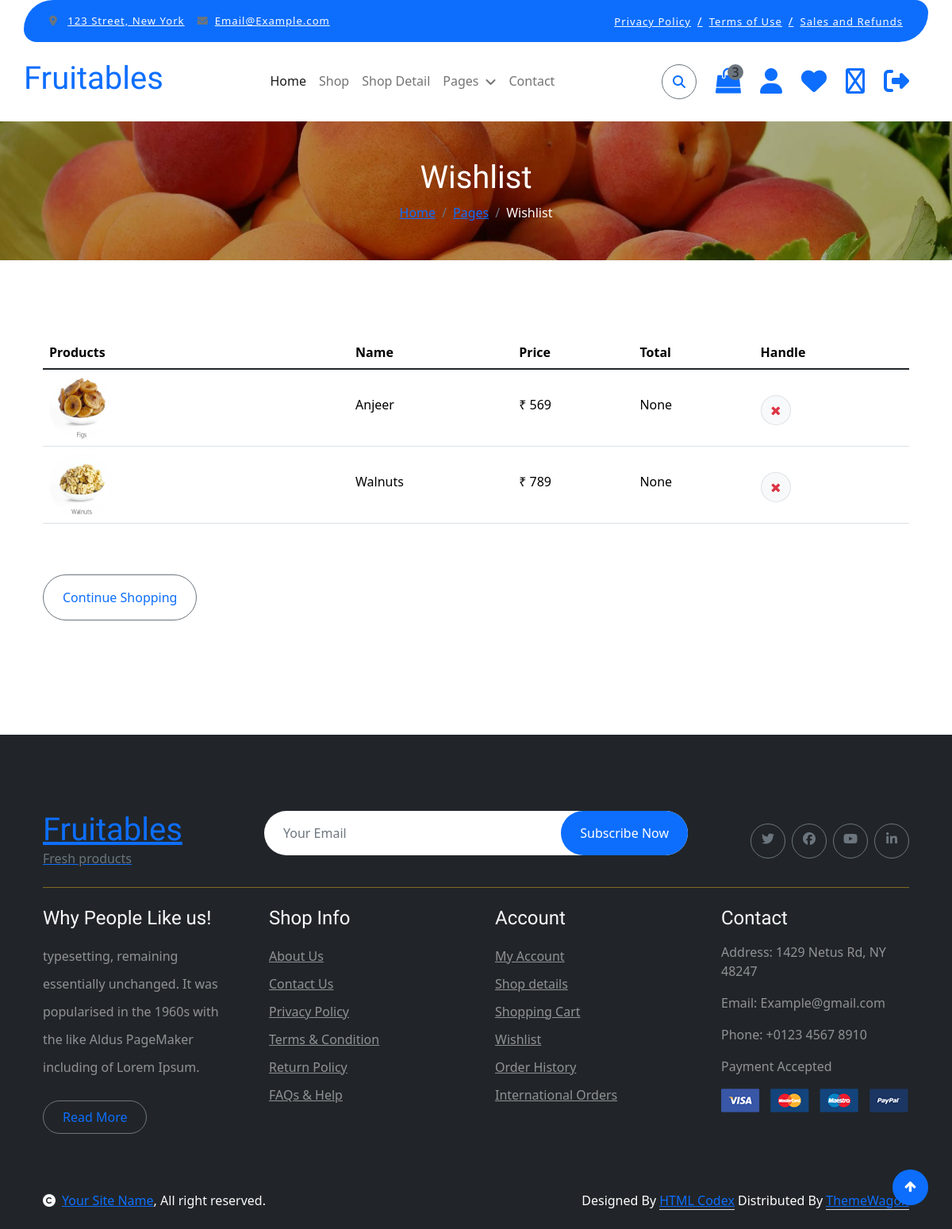
/show_wishlist (signed in), run on the app's committed database.
### myapp/models.py (models this page shows, shortened)
class Wishlist(models.Model):
    user_id=models.ForeignKey(Register,on_delete=models.CASCADE,blank=True,null=True)
    product_id = models.ForeignKey(Product,on_delete=models.CASCADE,blank=True,null=True)
    image=models.ImageField(upload_to="media",blank=True,null=True)
    name = models.CharField(max_length=30,blank=True,null=True)
    price=models.IntegerField(blank=True,null=True)
    total_price=models.IntegerField(blank=True,null=True)

### myapp/views.py (the view)
# urls.py: path('show_wishlist', views.show_wishlist, name='show_wishlist'),
def show_wishlist(request):
    if 'email' in request.session:
        uid = Register.objects.get(email=request.session['email'])
        wid = Wishlist.objects.filter(user_id=uid)
        con = {"uid":uid,"wid":wid}
        return render(request,"wishlist.html",con)
    else:
        return redirect("login")

### myapp/templates/wishlist.html (shortened to what this page needs)
{% extends "index.html" %}
{% load static %}
{% block content %}
        <div class="container-fluid page-header py-5">
            <h1 class="text-center text-white display-6">Wishlist</h1>
            <ol class="breadcrumb justify-content-center mb-0">
                <li class="breadcrumb-item"><a href="#">Home</a></li>
                <li class="breadcrumb-item"><a href="#">Pages</a></li>
                <li class="breadcrumb-item active text-white">Wishlist</li>
            </ol>
        </div>
        {% if count < 1 %}
        <center>
            <div class="empty-cart" style="height: 50px;">
                <img src="{% static 'img/emptycart.png' %}" alt="Empty Cart" >
                <p class="mb-4">Your cart is currently empty.</p>
                <a href="{% url 'shop' i.id %}">
                    <button class="btn border-secondary rounded-pill px-4 py-3 text-primary text-uppercase mb-4 ms-4" type="button">Shop Now</button>
                    </a>
            </div>
         </center>
         {% else %}
        <div class="container-fluid py-5">
            <div class="container py-5">
                <div class="table-responsive">
                    <table class="table">
                        <thead>
                          <tr>
                            <th scope="col">Products</th>
                            <th scope="col">Name</th>
                            <th scope="col">Price</th>
                            <th scope="col">Total</th>
                            <th scope="col">Handle</th>
                          </tr>
                        </thead>
                        <tbody>
                          {% for i in wid %}
                            <tr>
                                <th scope="row">
                                    <div class="d-flex align-items-center">
                                        <img src="{{ i.image.url }}" class="img-fluid me-5 rounded-circle" style="width: 80px; height: 80px;" alt="">
                                    </div>
                                </th>
                                <td>
                                    <p class="mb-0 mt-4">{{ i.name }}</p>
                                </td>
                                <td>
                                    <p class="mb-0 mt-4">&#8377; {{ i.price }}</p>
                                </td>
                                <td>
                                    <p class="mb-0 mt-4">{{ i.total_price  }}</p>
                                </td>
                                <td>
                                    <a href="{% url 'wishlist_handle' i.id %}"><button class="btn btn-md rounded-circle bg-light border mt-4" >
                                        <i class="fa fa-times text-danger"></i>
                                    </button></a>
                                </td>
                            </tr>
                           {% endfor %}
                        </tbody>
                    </table>
                </div>
                <div class="mt-5">
                <a href="{% url 'shop' %}">    <button class="btn border-secondary rounded-pill px-4 py-3 text-primary" type="button">Continue Shopping</button></a>
                </div>
            </div>
        </div>
        {% endif %}
{% endblock %}

### myapp/static/css/style.css (style rules this page uses)
.btn { font-weight: 600; transition: .5s; }
.btn.border-secondary { transition: 0.5s; }
.page-header { position: relative; background: linear-gradient(rgba(0, 0, 0, 0.3), rgba(0, 0, 0, 0.3)), url(../img/cart-page-header-img.jpg); background-position: center center; background-repeat: no-repeat; background-size: cover; }
@media (min-width: 992px) { .hero-header, .page-header { margin-top: 152px !important; } }

### myapp/templates/index.html (style rules this page uses)
* { margin: 0; padding: 0; }

### data on the page
Wishlist: image (picture), name "Anjeer", price "569", total_price "None"
Wishlist: image (picture), name "Walnuts", price "789", total_price "None"
